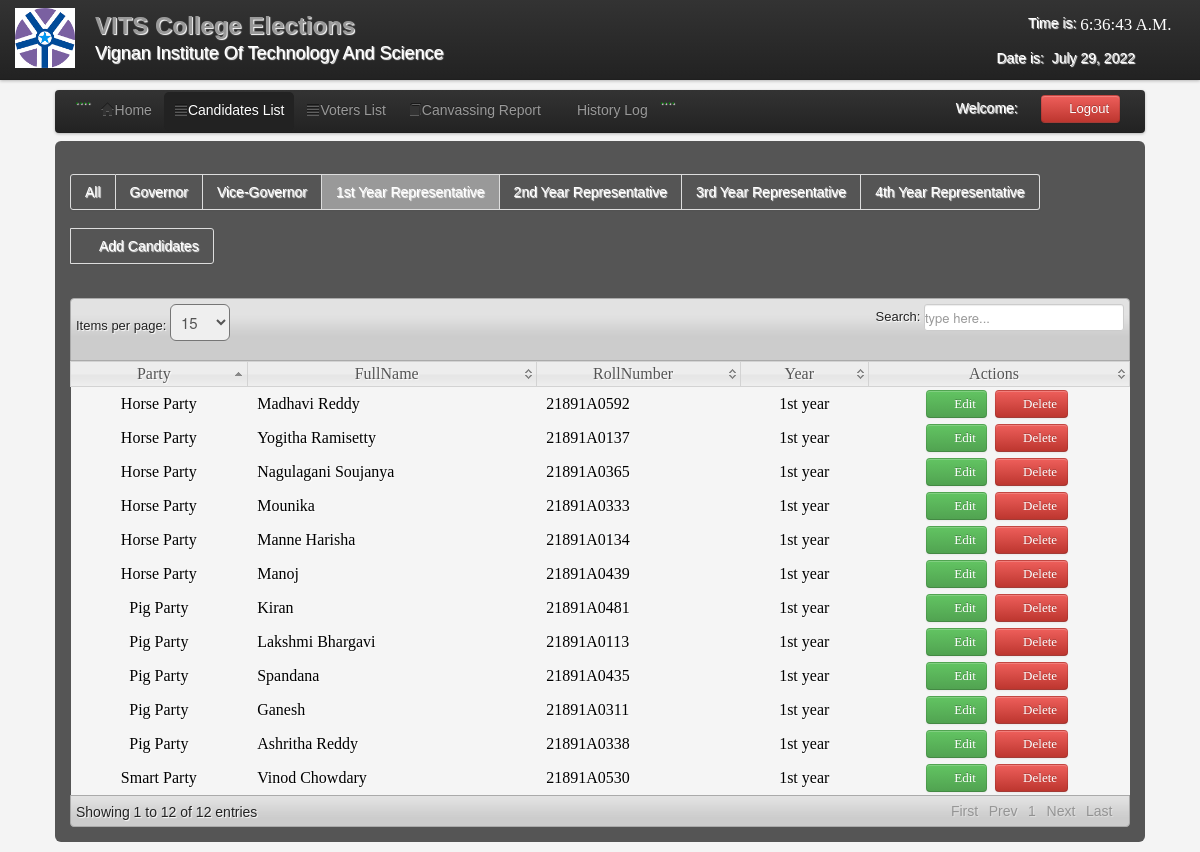
/admin/1st_year.php (signed in), run on the app's committed database.
### tables this page shows
CREATE TABLE IF NOT EXISTS `candidate` (
  `CandidateID` int(11) NOT NULL AUTO_INCREMENT,
  `RollNumber` varchar(200) NOT NULL,
  `abc` varchar(1) NOT NULL,
  `Position` varchar(200) NOT NULL,
  `Party` varchar(100) NOT NULL,
  `FullName` varchar(200) NOT NULL,
  `Gender` varchar(6) NOT NULL,
  `Year` varchar(100) NOT NULL,
  `Photo` varchar(200) NOT NULL,
  PRIMARY KEY (`CandidateID`)
);

### admin/1st_year.php (the view, shortened to what this page needs)
<?php
include('session.php');
include('header.php');
include('dbcon.php');
?>
</head>
<body>
<?php include('nav_top.php'); ?>
<div class="wrapper">
<div class="home_body">
<div class="navbar">
	<div class="navbar-inner">
	<div class="container">
	<ul class="nav nav-pills">
	  <li>....</li>
	  <li><a href="home.php"><i class="icon-home icon-large"></i>Home</a></li>
	  <li  class="active"><a  href="candidate_list.php"><i class="icon-align-justify icon-large"></i>Candidates List</a></li>
	  <li class=""><a  href="voter_list.php"><i class="icon-align-justify icon-large"></i>Voters List</a></li>
		 <li><a  href="canvassing_report.php"><i class="icon-book icon-large"></i>Canvassing Report</a></li>
		    <li><a  href="History.php"><i class="icon-table icon-large"></i>History Log</a>
		   <li>....</li>
	 </ul>
	<form class="navbar-form pull-right">
		<?php $result=mysqli_query($conn,"select * from users where User_id='$id_session'");
	$row=mysqli_fetch_array($result);
	?>
	<font color="white">Welcome:<i class="icon-user-md"></i><?php echo $row['FullName']; ?></font>
	<a class="btn btn-danger" id="logout" data-toggle="modal" href="#myModal"><i class="icon-off"></i>&nbsp;Logout</a>
	</form>
	</div>
	</div>
	</div>
	<div id="element" class="hero-body">
       <div class="pagination">
    <ul>
    <li><a href="candidate_list.php"><font color="white">All</font></a></li>
    <li><a href="candidate_for_governor.php"><font color="white">Governor</font></a></li>
    <li><a href="candidate_for_vice-governor.php"><font color="white">Vice-Governor</font></a></li>
    <li class="active"><a href="1st_year.php"><font color="white">1st Year Representative</font></a></li>
    <li><a href="2nd_year.php"><font color="white">2nd Year Representative</font></a></li>
    <li><a href="3rd_year.php"><font color="white">3rd Year Representative</font></a></li>
    <li><a href="4th_year.php"><font color="white">4th Year Representative</font></a></li>
    </ul>
    </div>
	<div class="pagination">
		  <ul>
    <li><a href="new_candidate.php"><font color="white"><i class="icon-plus icon-large"></i>Add Candidates</font></a></li>
    </ul>
	</div>
	<table class="users-table">
<div class="demo_jui">
		<table cellpadding="0" cellspacing="0" border="0" class="display" id="log" class="jtable">
			<thead>
				<tr>
				<th>Party</th>
				<th>FullName</th>
				<th>RollNumber</th>
				<th>Year</th>
				<th>Actions</th>
				</tr>
			</thead>
			<tbody>
<?php $candidate_query=mysqli_query($conn,"select  * from candidate where Position='1st Year Representative'")or die(mysqli_error());
		while($candidate_rows=mysqli_fetch_array($candidate_query)){ $id=$candidate_rows['CandidateID'];
		?>
<tr class="del<?php echo $id ?>">
	<td align="center"><?php echo $candidate_rows['Party']; ?></td>
	<td><?php echo $candidate_rows['FullName']; ?></td>
	<td><?php echo $candidate_rows['RollNumber']; ?></td>
	<td align="center"><?php echo $candidate_rows['Year']; ?></td>
	<td width="240" align="center">
	<a class="btn btn-Success" href="edit_candidate.php<?php echo '?id='.$id; ?>"><i class="icon-edit icon-large"></i>&nbsp;Edit</a>&nbsp;
	<a class="btn btn-danger1" id="<?php echo $id; ?>"><i class="icon-trash icon-large"></i>&nbsp;Delete</a>&nbsp;
	</td>
	</tr>
<?php } ?>
			</tbody>
		</table>
	</div>
	</div>
</div>
</body>
</html>

### admin/header.php (shortened to what this page needs)
<html>
<head>
<link href="css/notify/jquery_notification.css" type="text/css" rel="stylesheet" media="screen, projection"/>
<link href="js/qtip/jquery.qtip.min.css" rel="stylesheet" type="text/css" media="screen, projection">
 <link rel="stylesheet" media="screen" type="text/css" href="css/spacegallery.css" />
    <link rel="stylesheet" media="screen" type="text/css" href="css/custom.css" />
	 <link rel="stylesheet" type="text/css" href="css/bootstrap.css" media="screen, projection" />
	 <link rel="stylesheet" type="text/css" href="css/bootstrap-responsive.css" media="screen, projection" />
	 <link rel="stylesheet" href="css/font-awesome.css">
<link rel="stylesheet" type="text/css" href="css/Home.css" media="screen, projection" />

### admin/nav_top.php
<div class="navbar navbar-fixed-top">
<div class="navbar-inner">
<div class="container">
	<a class="brand">
	<img src="images/chmsc.png" width="60" height="60">
	</a>
<a class="brand">
 <h2> VITS College Elections</h2>
 <div class="chmsc_nav"><font size="4" color="white">Vignan Institute Of Technology And Science</font></div>
	</a>
<?php include('head.php'); ?>
</div>
</div>
</div>

### admin/head.php (shortened to what this page needs)
<div class="top_date">
	<font color="white">Date is:&nbsp;
		</font>
	</div>
    <div class="hero-unit-clock">
		<form name="clock">
	<font color="white">Time is:</font>&nbsp;<input type="submit" class="trans" name="face" value="">
		</form>
		  </div>

### admin/css/datatable/demo_table_jui.css (style rules this page uses)
table.display thead th { cursor: pointer; padding: 3px 0 3px 10px; }
table.display { border-collapse: collapse; clear: both; margin: 0 auto; width: 100%; }
table.display td { padding: 3px 10px; }
tr.odd { background-color: #f5f5f5; }
tr.even { background-color: #f5f5f5; }
tr.odd td.sorting_1 { background-color: f5f5f5; }
tr.even td.sorting_1 { background-color: f5f5f5; }

### admin/css/Home.css (style rules this page uses)
* { margin:0; padding:0; }
body { font-family:"Trebuchet MS", "Myriad Pro", Arial, sans-serif; font-size:14px; background-color: #fff; background:#f4f4f4 url(../images/bg.gif) repeat top left; text-shadow:1px 1px 1px #fff; background-position: 0 0px; }
.wrapper { width:1090px; margin:10px auto; }
.trans { background:transparent; color:white; border:none; font-size:17px; font-family:century Gothic; }

### admin/1st_year.php (style rules this page uses)
body { background-image: url('images/c11.png'); background-repeat: no-repeat; background-attachment: fixed; background-size: 100% 100%; }

### data on the page
candidate: Party "Pig Party", FullName "Kiran", RollNumber "21891A0481", Year "1st year"
candidate: Party "Horse Party", FullName "Madhavi Reddy", RollNumber "21891A0592", Year "1st year"
candidate: Party "Pig Party", FullName "Lakshmi Bhargavi", RollNumber "21891A0113", Year "1st year"
candidate: Party "Horse Party", FullName "Yogitha Ramisetty", RollNumber "21891A0137", Year "1st year"
candidate: Party "Horse Party", FullName "Nagulagani Soujanya", RollNumber "21891A0365", Year "1st year"
candidate: Party "Horse Party", FullName "Mounika", RollNumber "21891A0333", Year "1st year"
candidate: Party "Pig Party", FullName "Spandana", RollNumber "21891A0435", Year "1st year"
candidate: Party "Horse Party", FullName "Manne Harisha", RollNumber "21891A0134", Year "1st year"
candidate: Party "Pig Party", FullName "Ganesh", RollNumber "21891A0311", Year "1st year"
candidate: Party "Smart Party", FullName "Vinod Chowdary", RollNumber "21891A0530", Year "1st year"
candidate: Party "Pig Party", FullName "Ashritha Reddy", RollNumber "21891A0338", Year "1st year"
candidate: Party "Horse Party", FullName "Manoj", RollNumber "21891A0439", Year "1st year"
